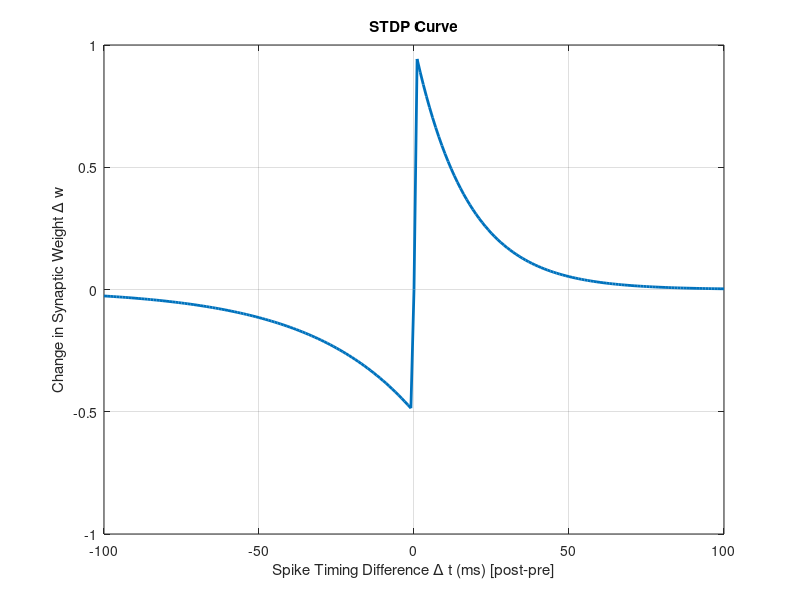

The MATLAB script that drew this image:
dt = -100:1:100;    % post-pre

aLTP = 1;
aLTD = -0.5;
tauLTP = 17; % ms
tauLTD = 34; % ms
eta = 1; 

% aLTP = 0.001;
% aLTD = -0.001;
% tauLTP = 200; % ms
% tauLTD = 200; % ms
% eta = 1;

deltaW = zeros(size(dt));
for i = 1:length(dt)
    if dt(i) > 0
        % LTP: Δt > 0
        deltaW(i) = eta * aLTP * exp(-dt(i)/tauLTP); 
    elseif dt(i) < 0
        % LTD: Δt < 0
        deltaW(i) = eta * aLTD * exp(dt(i)/tauLTD); 
    else
        % Δt = 0
        deltaW(i) = 0;
    end
end

figure;
plot(dt, deltaW, 'LineWidth', 2);
xlabel('Spike Timing Difference \Delta t (ms) [post-pre]');
ylabel('Change in Synaptic Weight \Delta w');
title('STDP Curve');
grid on;
